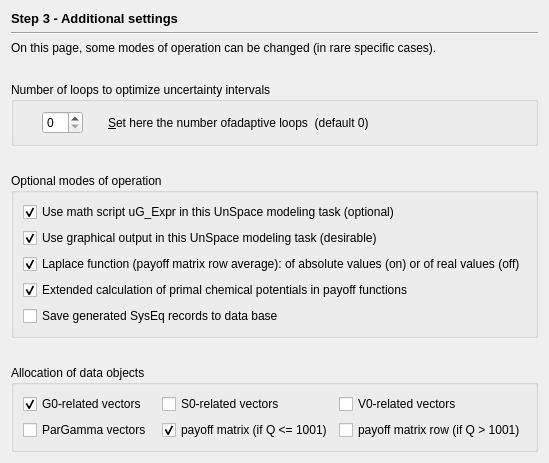
     <widget class="QWidget" name="page_3">
      <layout class="QGridLayout">
       <item row="0" column="0" colspan="2">
        <widget class="QLabel" name="label_2">
         <property name="sizePolicy">
          <sizepolicy hsizetype="Preferred" vsizetype="Fixed">
           <horstretch>0</horstretch>
           <verstretch>0</verstretch>
          </sizepolicy>
         </property>
         <property name="font">
          <font>
           <pointsize>10</pointsize>
           <weight>75</weight>
           <bold>true</bold>
          </font>
         </property>
         <property name="text">
          <string>Step 3 - Additional settings</string>
         </property>
        </widget>
       </item>
       <item row="1" column="0" colspan="2">
        <widget class="Line" name="line_3">
         <property name="orientation">
          <enum>Qt::Horizontal</enum>
         </property>
        </widget>
       </item>
       <item row="2" column="0" colspan="2">
        <widget class="QLabel" name="textLabel3">
         <property name="sizePolicy">
          <sizepolicy hsizetype="Preferred" vsizetype="Preferred">
           <horstretch>0</horstretch>
           <verstretch>0</verstretch>
          </sizepolicy>
         </property>
         <property name="text">
          <string>On this page, some modes of operation can be changed (in rare specific cases).</string>
         </property>
         <property name="wordWrap">
          <bool>false</bool>
         </property>
        </widget>
       </item>
       <item row="3" column="0">
        <spacer>
         <property name="orientation">
          <enum>Qt::Vertical</enum>
         </property>
         <property name="sizeHint" stdset="0">
          <size>
           <width>20</width>
           <height>21</height>
          </size>
         </property>
        </spacer>
       </item>
       <item row="4" column="0" colspan="2">
        <widget class="QGroupBox" name="groupBox_9">
         <property name="title">
          <string>Number of loops to optimize uncertainty intervals</string>
         </property>
         <layout class="QGridLayout">
          <item row="0" column="0">
           <widget class="QSpinBox" name="p_Pa_Adapt">
            <property name="sizePolicy">
             <sizepolicy hsizetype="Fixed" vsizetype="Fixed">
              <horstretch>0</horstretch>
              <verstretch>0</verstretch>
             </sizepolicy>
            </property>
            <property name="maximum">
             <number>10</number>
            </property>
           </widget>
          </item>
          <item row="0" column="1">
           <widget class="QLabel" name="textLabel11_2">
            <property name="sizePolicy">
             <sizepolicy hsizetype="Fixed" vsizetype="Preferred">
              <horstretch>0</horstretch>
              <verstretch>0</verstretch>
             </sizepolicy>
            </property>
            <property name="text">
             <string>&amp;Set here the number ofadaptive loops  (default 0)                                         </string>
            </property>
            <property name="wordWrap">
             <bool>false</bool>
            </property>
            <property name="buddy">
             <cstring>p_Pa_Adapt</cstring>
            </property>
           </widget>
          </item>
         </layout>
        </widget>
       </item>
       <item row="5" column="1">
        <spacer>
         <property name="orientation">
          <enum>Qt::Vertical</enum>
         </property>
         <property name="sizeHint" stdset="0">
          <size>
           <width>20</width>
           <height>21</height>
          </size>
         </property>
        </spacer>
       </item>
       <item row="6" column="0" colspan="2">
        <widget class="QGroupBox" name="groupBox_4">
         <property name="title">
          <string>Optional modes of operation </string>
         </property>
         <layout class="QVBoxLayout">
          <item>
           <widget class="QCheckBox" name="c_PsEqn">
            <property name="text">
             <string>Use math script uG_Expr in this UnSpace modeling task (optional)</string>
            </property>
            <property name="checked">
             <bool>true</bool>
            </property>
           </widget>
          </item>
          <item>
           <widget class="QCheckBox" name="c_PsGraph">
            <property name="text">
             <string>Use graphical output in this UnSpace modeling task (desirable)</string>
            </property>
            <property name="checked">
             <bool>true</bool>
            </property>
           </widget>
          </item>
          <item>
           <widget class="QCheckBox" name="c_Pa_Zcp">
            <property name="text">
             <string>Laplace function (payoff matrix row average): of absolute values (on) or of real values (off)</string>
            </property>
            <property name="checked">
             <bool>true</bool>
            </property>
           </widget>
          </item>
          <item>
           <widget class="QCheckBox" name="c_PvSi">
            <property name="text">
             <string>Extended calculation of primal chemical potentials in payoff functions</string>
            </property>
            <property name="checked">
             <bool>true</bool>
            </property>
           </widget>
          </item>
          <item>
           <widget class="QCheckBox" name="c_PsSy">
            <property name="text">
             <string>Save generated SysEq records to data base</string>
            </property>
            <property name="checked">
             <bool>false</bool>
            </property>
           </widget>
          </item>
         </layout>
        </widget>
       </item>
       <item row="7" column="1">
        <spacer>
         <property name="orientation">
          <enum>Qt::Vertical</enum>
         </property>
         <property name="sizeHint" stdset="0">
          <size>
           <width>20</width>
           <height>21</height>
          </size>
         </property>
        </spacer>
       </item>
       <item row="8" column="0" colspan="2">
        <widget class="QGroupBox" name="groupBox_10">
         <property name="title">
          <string>Allocation of data objects</string>
         </property>
         <layout class="QGridLayout">
          <item row="0" column="0">
           <widget class="QCheckBox" name="c_PvGs">
            <property name="text">
             <string>G0-related vectors</string>
            </property>
            <property name="checked">
             <bool>true</bool>
            </property>
           </widget>
          </item>
          <item row="0" column="1">
           <widget class="QCheckBox" name="c_PvSs">
            <property name="text">
             <string>S0-related vectors</string>
            </property>
           </widget>
          </item>
          <item row="0" column="2">
           <widget class="QCheckBox" name="c_PvVs">
            <property name="text">
             <string>V0-related vectors</string>
            </property>
           </widget>
          </item>
          <item row="1" column="0">
           <widget class="QCheckBox" name="c_PvPgam">
            <property name="text">
             <string>ParGamma vectors</string>
            </property>
           </widget>
          </item>
          <item row="1" column="1">
           <widget class="QCheckBox" name="c_PvPOM">
            <property name="text">
             <string>payoff matrix (if Q &lt;= 1001)</string>
            </property>
            <property name="checked">
             <bool>true</bool>
            </property>
           </widget>
          </item>
          <item row="1" column="2">
           <widget class="QCheckBox" name="c_PvPOR">
            <property name="text">
             <string>payoff matrix row (if Q &gt; 1001)</string>
            </property>
           </widget>
          </item>
         </layout>
        </widget>
       </item>
      </layout>
     </widget>
